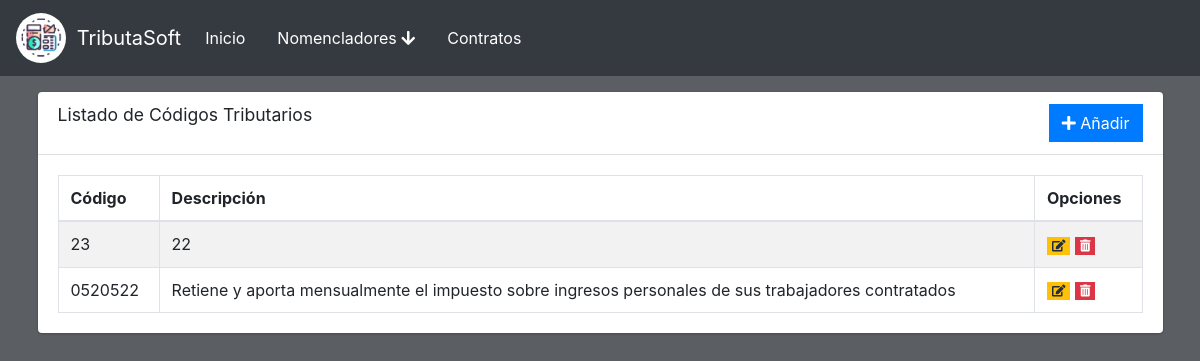
The page /codigo on the database as committed earlier.
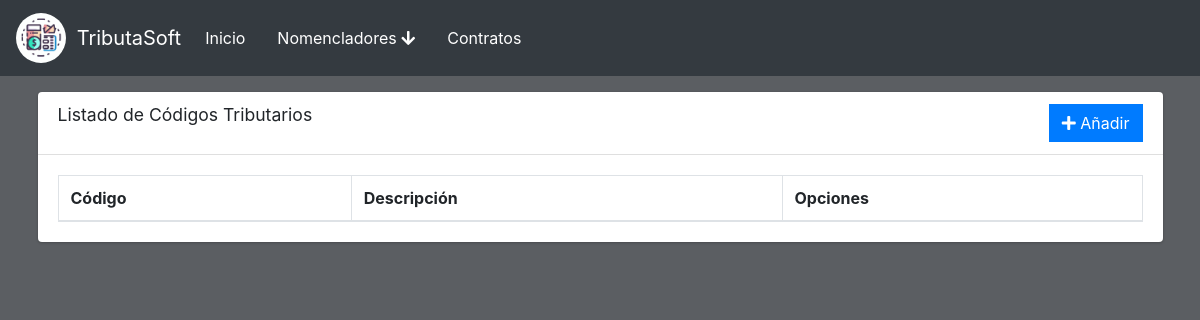
The same page on the database as committed later.
### main.py (models this page shows)
class CodigoSimple(db.Model):
    id = db.Column(db.Integer, primary_key=True, autoincrement=True)
    codigo = db.Column(db.String(50), nullable=False)
    descripcion = db.Column(db.String(200), nullable=False)
    porcentaje = db.Column(db.Float, nullable=True)
    fecha_pago = db.Column(db.String(200), nullable=False)

class CodigoPagoSalarial(db.Model):
    id = db.Column(db.Integer, primary_key=True, autoincrement=True)
    codigo = db.Column(db.String(50), nullable=False)
    descripcion = db.Column(db.String(200), nullable=False)
    monto_excento = db.Column(db.Float, nullable=False)
    monto_pago1 = db.Column(db.Float, nullable=False)
    porcentaje1 = db.Column(db.Float, nullable=False)
    monto_pago2 = db.Column(db.Float, nullable=False)
    porcentaje2 = db.Column(db.Float, nullable=False)
    monto_pago3 = db.Column(db.Float, nullable=False)
    porcentaje3 = db.Column(db.Float, nullable=False)
    monto_pago4 = db.Column(db.Float, nullable=False)
    porcentaje4 = db.Column(db.Float, nullable=False)
    monto_pago5 = db.Column(db.Float, nullable=False)
    porcentaje5 = db.Column(db.Float, nullable=False)
    monto_pago6 = db.Column(db.Float, nullable=False)
    porcentaje6 = db.Column(db.Float, nullable=False)
    fecha_pago = db.Column(db.String(200), nullable=False)

### main.py (the view)
@app.route('/codigo')
def cod_base():
    c_simple = db.session.query(CodigoSimple).all()
    c_pagoSalario = db.session.query(CodigoPagoSalarial).all()
    c_pagoMora = db.session.query(CodigoPagoMora).all()
    list = []
    for i in c_simple:
        list.append((i.id,i.codigo,i.descripcion,'simple'))
    for i in c_pagoSalario:
        list.append((i.id,i.codigo,i.descripcion,'salario'))
    for i in c_pagoMora:
        list.append((i.id,i.codigo,i.descripcion,'mora'))
    return render_template('cod_base.html',list=list)

### templates/cod_base.html (shortened to what this page needs)
{% extends 'base.html' %}
{% block content %}
<div class="content">
    <div class="container">
        <div class="card">
            <div class="card-header">
              <h3 class="card-title">Listado de C&oacute;digos Tributarios</h3>
              <div class="float-right">
                <a href="{{ url_for('cod_add') }}" class="btn btn-primary btn-flat">
                    <i class="fas fa-plus"></i> A&ntilde;adir
                </a>
                    </div>
            </div>
            <div class="card-body">
                <table id="example1" class="table table-bordered table-striped">
                  <thead>
                  <tr>
                    <th>C&oacute;digo</th>
                    <th>Descripci&oacute;n</th>
                    <th>Opciones</th>
                  </tr>
                  </thead>
                  <tbody>
                    {% for i in list %}
                    <tr>
                      <td>{{i[1]}}</td>
                      <td>{{i[2]}}</td>
                      <td>
                        {% if i[3] == 'simple' %}
                        <a href="{{ url_for('cod_edit', tipo='simple',id=i[0]) }}" class="btn btn-warning btn-xs btn-flat"><i class="fas fa-edit"></i></a>
                        <a href="{{ url_for('delete_cod', tipo='simple',id=i[0]) }}" class="btn btn-danger btn-xs btn-flat"><i class="fas fa-trash-alt"></i></a>
                        {% elif i[3] == 'salario' %}
                        <a href="{{ url_for('cod_edit', tipo='salario',id=i[0]) }}" class="btn btn-warning btn-xs btn-flat"><i class="fas fa-edit"></i></a>
                        <a href="{{ url_for('delete_cod', tipo='salario',id=i[0]) }}" class="btn btn-danger btn-xs btn-flat"><i class="fas fa-trash-alt"></i></a>
                        {% elif i[3] == 'mora' %}
                        <a href="{{ url_for('cod_edit', tipo='mora',id=i[0]) }}" class="btn btn-warning btn-xs btn-flat"><i class="fas fa-edit"></i></a>
                        <a href="{{ url_for('delete_cod', tipo='mora',id=i[0]) }}" class="btn btn-danger btn-xs btn-flat"><i class="fas fa-trash-alt"></i></a>
                        {% endif %}
                      </td>
                    </tr>
                    {% endfor %}
                    </tbody>
                </table>
            </div>
        </div>
    </div>
</div>
{% endblock %}

Rows that differ between the two databases and show on the page:
removed CodigoSimple: codigo "23", descripcion "22"
removed CodigoPagoSalarial: codigo "0520522", descripcion "Retiene y aporta mensualmente el impuesto sobre ingresos personales de sus trabajadores contratados"
